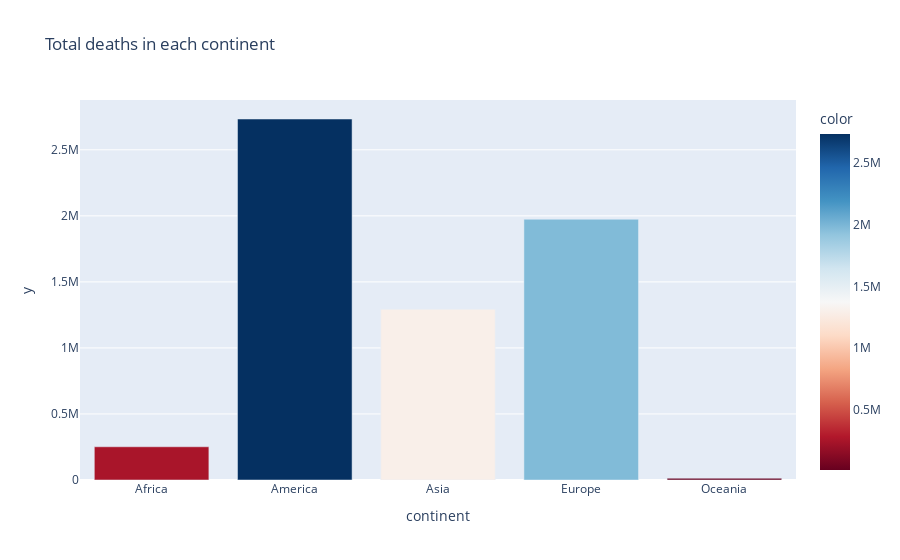

Here is the notebook cell this chart was saved with:
### Code cell
# sum cases in each continents
df_continents_deaths = df_global_covid.loc[(
    df_global_covid["indicator"] == "deaths")
    & (df_global_covid["country"] != "Europe (total)")
    & (df_global_covid["country"] != "EU/EEA (total)")
    & (df_global_covid["country"] != "Africa (total)")
    & (df_global_covid["country"] != "Asia (total)")
    & (df_global_covid["country"] != "America (total)")
    & (df_global_covid["country"] != "Oceania (total)")]["weekly_count"].groupby(df_global_covid["continent"]).sum()

fig = px.bar(df_continents_deaths, x=df_continents_deaths.index, y=df_continents_deaths.values, title="Total deaths in each continent", color=df_continents_deaths.values, color_continuous_scale=px.colors.sequential.RdBu)
fig.show()
fig.write_image(os.path.join(PLOT_IMAGE_PATH, "total_deaths_in_each_continent.png"))

### Figure 1 — Plotly figure (JSON) as saved in the notebook; plotly's stock layout.template omitted (floating-point values rounded to 4 significant figures)
{"data": [{"alignmentgroup": "True", "hovertemplate": "continent=%{x}<br>y=%{y}<br>color=%{marker.color}<extra></extra>", "legendgroup": "", "marker": {"color": [251517, 2733254, 1292728, 1974218, 13233], "coloraxis": "coloraxis", "pattern": {"shape": ""}}, "name": "", "offsetgroup": "", "orientation": "v", "showlegend": false, "textposition": "auto", "type": "bar", "x": ["Africa", "America", "Asia", "Europe", "Oceania"], "xaxis": "x", "y": [251517, 2733254, 1292728, 1974218, 13233], "yaxis": "y"}], "layout": {"barmode": "relative", "coloraxis": {"colorbar": {"title": {"text": "color"}}, "colorscale": [[0, "rgb(103,0,31)"], [0.1, "rgb(178,24,43)"], [0.2, "rgb(214,96,77)"], [0.3, "rgb(244,165,130)"], [0.4, "rgb(253,219,199)"], [0.5, "rgb(247,247,247)"], [0.6, "rgb(209,229,240)"], [0.7, "rgb(146,197,222)"], [0.8, "rgb(67,147,195)"], [0.9, "rgb(33,102,172)"], [1, "rgb(5,48,97)"]]}, "legend": {"tracegroupgap": 0}, "title": {"text": "Total deaths in each continent"}, "xaxis": {"anchor": "y", "domain": [0, 1], "title": {"text": "continent"}}, "yaxis": {"anchor": "x", "domain": [0, 1], "title": {"text": "y"}}}}
